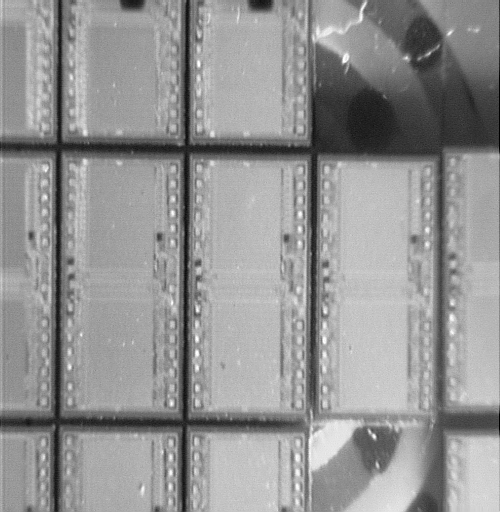
#> input picture Template-Matching/Die1.tif, 500 x 512 px
$ python test.py
#> lines starting #> are read from the running program, lines starting #| are printed output that depends on the picture
"""
Multi-Template-Matching.
Implements object-detection with one or mulitple template images
Detected locations are represented as bounding boxes.

Peak detection in a 2D array
https://pastebin.com/x1NJqWWm

https://stackoverflow.com/questions/3684484/peak-detection-in-a-2d-array

https://github.com/sonsamal/Image-Filtering-and-Template-Matching/blob/master/CV%2BPractical%2BAssignment%2B2_Sonit.ipynb
"""

import numpy as np
import matplotlib.pyplot as plt
import skimage.color
from skimage import feature, transform
from shapely.geometry import polygon
from matplotlib.lines import Line2D
import warnings


def findMaximas(corrMap, scoreThreshold=0.6, singleMatch=False):
    """
    Maxima detection in correlation map.

    Get coordinates of the global (singleMatch=True)
    or local maximas with values above the scoreThreshold.
    """
    # IF depending on the shape of the correlation map
    if corrMap.shape == (1, 1):  # Template size = Image size -> Correlation map is a single digit representing the score
        listPeaks = np.array([[0.0, 0.0]]) if corrMap[0.0, 0.0] >= scoreThreshold else []

    else:  # Correlation map is a 1D or 2D array
        nPeaks = 1 if singleMatch else float("inf")  # global maxima detection if singleMatch (ie find best hit of the score map)

        # otherwise local maxima detection (ie find all peaks), DONT LIMIT to nObjects, more than nObjects detections might be needed for NMS
        listPeaks = feature.peak_local_max(corrMap,
                                           threshold_abs=scoreThreshold,
                                           exclude_border=False,
                                           num_peaks=nPeaks).tolist()
        print(listPeaks)
    return listPeaks


def findMatches(image,
                listTemplates,
                listLabels=None,
                scoreThreshold=0.5,
                singleMatch=False,
                searchBox=None,
                downscalingFactor=1):
    """
    Find all possible templates locations above a score-threshold, provided a list of templates to search and an image.
    Resulting detections are not filtered by NMS and thus might overlap.
    Use matchTemplates to perform the search with NMS.

    Parameters
    ----------
    - image  : Grayscale or RGB numpy array
              image in which to perform the search, it should be the same bitDepth and number of channels than the templates

    - listTemplates : list of templates as grayscale or RGB numpy array
                      templates to search in each image

    - listLabels (optional) : list of string labels associated to the templates (order must match the templates in listTemplates).
                              these labels can describe categories associated to the templates

    - scoreThreshold: float in range [0,1]
                if singleMatch is False, returns local maxima with score above the scoreThreshold

    - singleMatch : boolean
                    True : return a single top-score detection for each template using global maxima detection. This is suitable for single-object-detection.
                    False : use local maxima detection to find all possible template locations above the score threshold, suitable for detection of mutliple objects.

    - searchBox (optional): tuple (x y, width, height) in pixels
                limit the search to a rectangular sub-region of the image

    - downscalingFactor: int >= 1, default 1 (ie no downscaling)
               speed up the search by downscaling the template and image before running the template matching.
               Detected regions are then rescaled to original image sizes.

    Returns
    -------
    - List of BoundingBoxes
    """

    if (listLabels is not None and
       (len(listTemplates) != len(listLabels))):
        raise ValueError("len(listTemplate) != len(listLabels).\nIf listLabels is provided, there must be one label per template.")

    if downscalingFactor < 1:
        raise ValueError("Downscaling factor must be >= 1")

    # Crop image to search region if provided
    if searchBox is not None:
        xOffset, yOffset, searchWidth, searchHeight = searchBox
        image = image[yOffset:yOffset+searchHeight,
                      xOffset:xOffset+searchWidth]
    else:
        xOffset = yOffset = 0

    # Check template smaller than image (or search region)
    for index, template in enumerate(listTemplates):

        templateSmallerThanImage = all(templateDim <= imageDim for templateDim, imageDim in zip(template.shape, image.shape))

        if not templateSmallerThanImage :
            fitIn = "searchBox" if (searchBox is not None) else "image"
            raise ValueError("Template '{}' at index {} in the list of templates is larger than {}.".format(template, index, fitIn) )

    # make a downscaled copy of the image if downscalingFactor != 1
    if downscalingFactor != 1: # dont use anti-aliasing to keep small structure and faster
        image = transform.rescale(image, 1/downscalingFactor, anti_aliasing = False)

    listHit = []
    for index, template in enumerate(listTemplates):

        if downscalingFactor != 1:  # make a downscaled copy of the current template
            template = transform.rescale(template, 1/downscalingFactor, anti_aliasing = False)

        corrMap = feature.match_template(image, template)
        listPeaks = findMaximas(corrMap, scoreThreshold, singleMatch)

        height, width = template.shape[0:2]  # slicing make sure it works for RGB too
        label = listLabels[index] if listLabels else ""

        for peak in listPeaks:
            score = corrMap[tuple(peak)]

            # bounding-box dimensions
            # resized to the original image size (hence x downscaling factor)
            xy = np.array(peak[::-1]) * downscalingFactor + (xOffset, yOffset) # -1 since peak is in (i, j) while we want (x,y) coordinates
            bbox = tuple(xy) + (width  * downscalingFactor,
                                height * downscalingFactor) # in theory we could use original template width/height before downscaling, but using the size of the actually used template is more correct

            hit = BoundingBox(bbox, score, index, label)
            listHit.append(hit)  # append to list of potential hit before Non maxima suppression

    return listHit  # All possible hits before Non-Maxima Supression


def matchTemplates(image,
                   listTemplates,
                   listLabels=None,
                   scoreThreshold=0.5,
                   maxOverlap=0.25,
                   nObjects=float("inf"),
                   searchBox=None,
                   downscalingFactor=1):
    """
    Search each template in the image, and return the best nObjects locations which offer the best score and which do not overlap.

    Parameters
    ----------
    - image  : Grayscale or RGB numpy array
               image in which to perform the search, it should be the same bitDepth and number of channels than the templates

    - listTemplates : list of templates as 2D grayscale or RGB numpy array
                      templates to search in each image

    - listLabels (optional) : list of strings
                              labels, associated the templates. The order of the label must match the order of the templates in listTemplates.

    - scoreThreshold: float in range [0,1]
                if N>1, returns local minima/maxima respectively below/above the scoreThreshold

    - maxOverlap: float in range [0,1]
                This is the maximal value for the ratio of the Intersection Over Union (IoU) area between a pair of bounding boxes.
                If the ratio is over the maxOverlap, the lower score bounding box is discarded.

    - nObjects: int
               expected number of objects in the image

    - searchBox : tuple (x y, width, height) in pixels
                limit the search to a rectangular sub-region of the image

    - downscalingFactor: int >= 1, default 1 ie no downscaling
               speed up the search by downscaling the template and image before running the template matching.
               Detected regions are then rescaled to original image sizes.

    Returns
    -------
    List of BoundingBoxes
        if nObjects=1, return the best BoundingBox independently of the scoreThreshold and maxOverlap
        if nObjects<inf, returns up to N best BoundingBoxes that passed the scoreThreshold and Non-Maxima Suppression
        if nObjects='inf'(string), returns all BoundingBoxes that passed the scoreThreshold and Non-Maxima Suppression

    """
    if maxOverlap<0 or maxOverlap>1:
        raise ValueError("Maximal overlap between bounding box is in range [0-1]")

    singleMatch = nObjects == 1
    listHit  = findMatches(image, listTemplates, listLabels, scoreThreshold, singleMatch, searchBox, downscalingFactor)
    bestHits = runNMS(listHit, maxOverlap, nObjects)

    print(bestHits)
    return bestHits


def computeIoU(detection1, detection2):
    """
    Compute the IoU (Intersection over Union) between 2 Detections object.

    Parameters
    ----------
    detection1, detection2 : Boundingbox object
        Two items to compute the IoU on
    Returns
    -------
    float:
        Float between 0 and 1
        Intersection over Union value of detection1 and detection2
    """
    if not (detection1.overlaps(detection2) or
            detection1.contains(detection2) or
            detection2.contains(detection1)):
        return 0

    return detection1.intersection_over_union(detection2)


# Helper function for the sorting of the list based on score
getScore = lambda detection: detection.get_score()

def runNMS(listDetections, maxOverlap=0.5, nObjects=float("inf"), sortDescending=True):
    """
    Overlap-based Non-Maxima Supression for Detections.
    it compares the hits after maxima/minima detection, and removes the ones that are too close (too large overlap)
    This function works with an optional expected number of objects to detect.
    if sortDescending = True,  the hits with score above the treshold are kept (ie when high score means better prediction ex : Correlation)
    if sortDescending = False, the hits with score below the threshold are kept (ie when low score means better prediction ex : Distance measure)
    Then the hit are ordered so that we have the best hits first.
    Then we iterate over the list of hits, taking one hit at a time and checking for overlap with the previous validated hit (the Final Hit list is directly iniitialised with the first best hit as there is no better hit with which to compare overlap)
    This iteration is terminate once we have collected N best hit, or if there are no more hit left to test for overlap
    Parameters
    ----------
    listDetections : list of Detections
                     typically a list of BoundingBoxes, but it works with any Detection object that extends a shapely.Polygon

    sortDescending : boolean, optional
        Should be True when high score means better prediction (Correlation score), False otherwise (Difference-based score). The default is True.

    nObjects : integer or float("inf"), optional
        Maximum number of hits to return (for instance when the number of object in the image is known)
        The default is float("inf").

    maxOverlap : float, optional
        Float between 0 and 1.
        Maximal overlap authorised between 2 bounding boxes. Above this value, the bounding box of lower score is deleted.
        The default is 0.5.
    Returns
    -------
    List of best detections after NMS, it contains max nObjects detections (but potentially less)
    """
    if len(listDetections)<=1:
        # 0 or 1 single hit passed to the function
        return listDetections

    # Sort score to have best predictions first (ie lower score if difference-based, higher score if correlation-based)
    # important as we loop testing the best boxes against the other boxes)
    listDetections.sort(reverse=sortDescending, key=getScore)
    listDetections_final  = listDetections[0:1] # initialize the final list with best hit of the pool
    listDetections_test   = listDetections[1:]  # rest of hit to test for NMS

    # Loop to compute overlap
    for testDetection in listDetections_test:

        # stop if we collected nObjects
        if len(listDetections_final) == nObjects:
            break

        # Loop over confirmed hits to compute successively overlap with testHit
        for finalDetection in listDetections_final:

            # Compute the Intersection over Union between test_detection and final_detection
            IoU = computeIoU(testDetection, finalDetection)

            # Initialise the boolean value to true before test of overlap
            keepHit = True

            if IoU>maxOverlap:
                keepHit = False
                #print("IoU above threshold\n")
                break # no need to test overlap with the other peaks

            else:
                #print("IoU below threshold\n")
                # no overlap for this particular (test_peak,peak) pair, keep looping to test the other (test_peak,peak)
                continue

        # Keep detection if tested against all final detections (for loop is over)
        if keepHit:
            listDetections_final.append(testDetection)

    return listDetections_final

def plotDetections(image, listDetections, thickness=1, showLegend=False, showScore=False):

    plt.figure()
    plt.imshow(image, cmap="gray")  # cmap gray only impacts gray images
    # RGB are still displayed as color

    # Load a color palette for categorical coloring of detections
    # ie same category (identical tempalte index) = same color
    palette = plt.cm.Set3.colors
    nColors = len(palette)

    if showLegend:
        mapLabelColor = {}

    for detection in listDetections:

        # Get color for this category
        colorIndex = detection.get_template_index() % nColors  # will return an integer in the range of palette
        color = palette[colorIndex]

        plt.plot(*detection.get_lists_xy(),
                 linewidth=thickness,
                 color=color)

        if showScore:
            (x, y, width, height) = detection.get_xywh()
            # plt.annotate(round(detection.get_score(), 2),
            #              (x + width/3, y + height/3),
            #              ha='left', va='bottom',
            #              fontsize=10, color='red')
            plt.text(x+(width/2), y+height,
                     'X:{:.2f} '.format(x+(width/2))
                     + "\n"
                     + 'Y:{:.2f} '.format(y+(height/2))
                     + "\n"
                     + 'Scale:{:.3f} '.format(1)
                     + "\n"
                     + 'Angle:{:.6f} '.format(0)
                     + "\n"
                     + 'Score:{:.2f} '.format(detection.get_score()),
                     horizontalalignment='left',
                     verticalalignment='bottom',
                     fontsize=8, color='red')

        # If show legend, get detection label and current color
        if showLegend:

            label = detection.get_label()

            if label != "":
                mapLabelColor[label] = color

    # Finally add the legend if mapLabelColor is not empty
    if showLegend :

        if not mapLabelColor:  # Empty label mapping
            warnings.warn("No label associated to the templates." +
                          "Skipping legend.")

        else:  # meaning mapLabelColor is not empty

            legendLabels = []
            legendEntries = []

            for label, color in mapLabelColor.items():
                legendLabels.append(label)
                legendEntries.append(Line2D([0], [0], color=color, lw=4))

            plt.legend(legendEntries, legendLabels)

class BoundingBox:
    """
    Describe a detection as a rectangular axis-aligned bounding box.
    Parameters
    ----------
    bbox, tuple of 4 ints or floats:
        x, y, width, height dimensions of the rectangle outlining the detection with x,y the top left corner
    score, float:
        detection score
    template_index, int (optional)
        positional index of the template in the iniial list of templates
    label, string (optional)
        label for the detection (e.g. a category name or template name)
    """

    def __init__(self, bbox, score, templateIndex=0, label=""):
        x, y, width, height = bbox
        self.polygon = polygon.Polygon( [(x,y), (x+width-1,y), (x+width-1, y+height-1), (x, y+height-1)] )
        self.xywh = bbox
        self.score = score
        self.templateIndex = templateIndex
        self.label = label

    def get_label(self):
        return self.label

    def get_score(self):
        return self.score

    def get_template_index(self):
        return self.templateIndex

    def __str__(self):
        name = "(BoundingBox, score:{:.2f}, xywh:{}, index:{}".format(self.get_score(),
                                                                      self.get_xywh(),
                                                                      self.get_template_index()
                                                                      )

        label = self.get_label()
        if label:
            name += ", " + label
        name += ")"

        return name

    def get_xywh(self):
        """Return the bounding-box dimensions as xywh. """
        return self.xywh

    def __repr__(self):
        return self.__str__()

    def intersection_area(self, bbox2):
        """Compute the interesection area between this bounding-box and another detection (bounding-box or other shape)."""
        return self.polygon.intersection(bbox2.polygon).area

    def union_area(self, bbox2):
        """Compute the union area between this bounding-box and another detection (bounding-box or other shape)."""
        return self.polygon.union(bbox2.polygon).area

    def intersection_over_union(self, bbox2):
        """
        Compute the ratio intersection/union (IoU) between this bounding-box and another detection (bounding-box or other shape).
        The IoU is 1 is the shape fully overlap (ie identical sizes and positions).
        It is 0 if they dont overlap.
        """
        return self.intersection_area(bbox2)/self.union_area(bbox2)

    def get_lists_xy(self):
        return self.polygon.exterior.xy

    def contains(self, bbox2):
        return self.polygon.contains(bbox2.polygon)

    def overlaps(self, bbox2):
        return self.polygon.overlaps(bbox2.polygon)

    @staticmethod
    def rescale_bounding_boxes(listDetectionsDownscaled, downscaling_factor):
        """
        Rescale detected bounding boxes to the original image resolution, when downscaling was used for the detection.

        Parameters
        ----------
        - listDetections : list of BoundingBox items
            List with 1 element per hit and each element containing "Score"(float), "BBox"(X, Y, X, Y), "Template_index"(int), "Label"(string)

        - downscaling_factor: int >= 1
                   allows to rescale by multiplying coordinates by the factor they were downscaled by
        Returns
        -------
        listDetectionsupscaled : list of BoundingBox items
            List with 1 element per hit and each element containing "Score"(float), "BBox"(X, Y, X, Y) (in coordinates of the full scale image), "Template_index"(int), "Label"(string)
        """
        listDetectionsUpscaled = []

        for detection in listDetectionsDownscaled:

            # Compute rescaled coordinates
            xywh_upscaled = [coordinate * downscaling_factor for coordinate in detection.get_xywh() ]

            detectionUpscaled = BoundingBox(xywh_upscaled,
                                            detection.get_score(),
                                            detection.get_template_index(),
                                            detection.get_label())

            listDetectionsUpscaled.append(detectionUpscaled)

        return listDetectionsUpscaled

# [10 lines of commented-out code are left out]
image = skimage.io.imread("Die1.tif")
#> image is the input picture: shape (512, 500); min 0, max 255, mean 147.6
template = skimage.io.imread('Die-Template.tif')
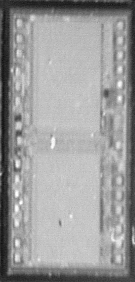
#> input picture Template-Matching/Die-Template.tif, 135 x 282 px
#> template is the input picture: shape (282, 135); min 15, max 255, mean 155.3

listTemplate = [template]
listDetections = matchTemplates(image,
                                listTemplate,
                                scoreThreshold=0.5,
                                maxOverlap=0.25)
#> the loop in findMatches, `for index, template in enumerate(listTemplates): ` made 1 pass
#> templateSmallerThanImage on pass 1: True
#> the loop in findMatches, `for index, template in enumerate(listTemplates): ` made 1 pass
#> (printed output is left out)
#> pass 1, in findMatches, `corrMap = feature.match_template(image, template)`:
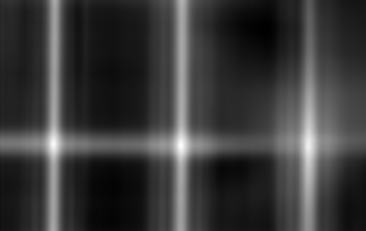
#> corrMap: shape (231, 366) float64; min -0.234, max 0.952, mean 0.0394; drawn with min black and max white
#> after the loop in findMatches, `for index, template in enumerate(listTemplates):`: listHit = 30 items
#> in runNMS, `listDetections_final  = listDetections[0:1]`: listDetections_final = 1 item
#> in runNMS, `listDetections_test   = listDetections[1:]`: listDetections_test = 29 items
#> the loop in runNMS, `for testDetection in listDetections_test:` made 29 passes
#> after the loop in runNMS, `for testDetection in listDetections_test:`: listDetections_final = 3 items
#> in __str__, `label = self.get_label()`: label = ''
#| [(BoundingBox, score:0.95, xywh:(180, 145, 135, 282), index:0), (BoundingBox, score:0.93, xywh:(53, 143, 135, 282), index:0), (BoundingBox, score:0.88, xywh:(308, 146, 135, 282), index:0)]
#> listDetections = 3 items
plotDetections(image, listDetections, showScore=True)
#> the loop in plotDetections, `for detection in listDetections:` made 3 passes
#> (x, y) on passes 1 to 3: (180, 145), (53, 143), (308, 146)

if __name__ == "__main__":

    from mtm.detection import BoundingBox

    listDetections = [
#> (the run stopped early here; a loop or call above may not have finished)
